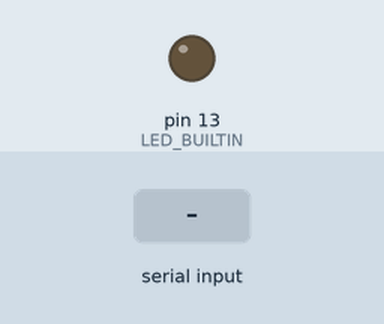
Bench run of a sketch on a simulated Arduino Uno, built with avr-gcc and run on an emulated ATmega328P. Parts: output pins drawn as LEDs (lit = HIGH). The inputs (shaded band) are chosen by the test bench.

Above: at 1.2 s.
1.3 s: "H" received over Serial
At 2.6 s:
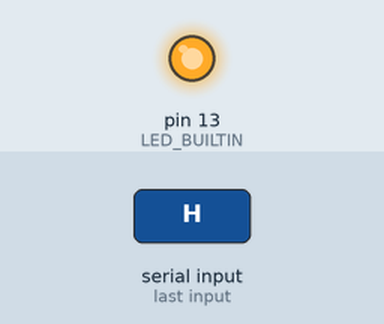
2.9 s: "L" received over Serial
At 3.9 s:
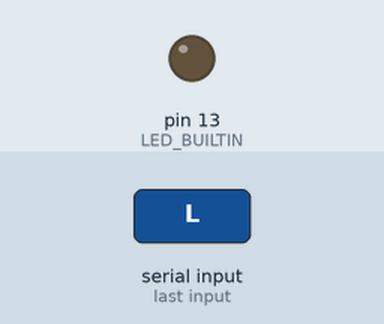
Timing chart, 0 to 5.9 s (numbered marks = the images above; inputs shaded):
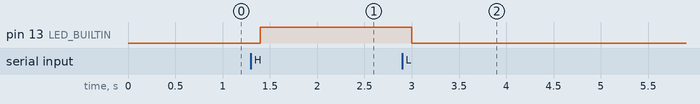

The sketch:

Final_Project_Arduino.ino
```cpp
char val;

void setup() {
  pinMode(LED_BUILTIN,OUTPUT);
  Serial.begin(9600);
}

void loop() {
  if (Serial.available()) {
    val = Serial.read();
  }
  if (val == 'H') {
    digitalWrite(LED_BUILTIN,HIGH);
  }

  else if (val == 'L') {
    digitalWrite(LED_BUILTIN,LOW);
  }
  delay(100);
}
```

Measured:
- after the input at 1.3 s, pin 13 (LED_BUILTIN): LOW → HIGH after 0.10 s
- after the input at 2.9 s, pin 13 (LED_BUILTIN): HIGH → LOW after 0.10 s
